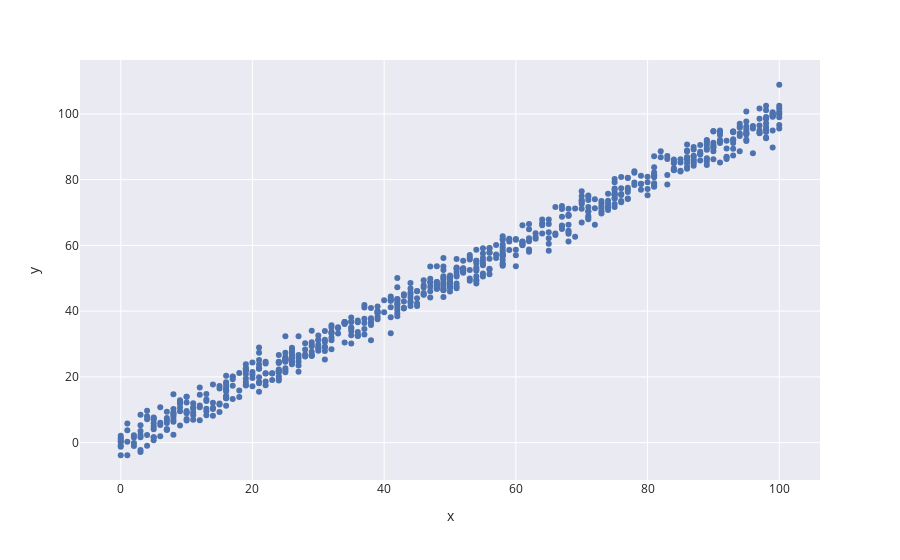

Notebook code cell kept with this figure:
### Code cell
px.scatter(x=train_data['x'], y=train_data['y'], template='seaborn')

### Figure 1 — Plotly figure (JSON) as saved in the notebook; plotly's stock layout.template omitted (floating-point values rounded to 4 significant figures; data arrays with more than 128 entries replaced by an {"elided": "..."} marker saying what was removed)
{"data": [{"hovertemplate": "x=%{x}<br>y=%{y}<extra></extra>", "legendgroup": "", "marker": {"color": "rgb(76,114,176)", "symbol": "circle"}, "mode": "markers", "name": "", "orientation": "v", "showlegend": false, "type": "scatter", "x": {"elided": "699 int values"}, "xaxis": "x", "y": {"elided": "699 float values"}, "yaxis": "y"}], "layout": {"legend": {"tracegroupgap": 0}, "margin": {"t": 60}, "xaxis": {"anchor": "y", "domain": [0, 1], "title": {"text": "x"}}, "yaxis": {"anchor": "x", "domain": [0, 1], "title": {"text": "y"}}}}
